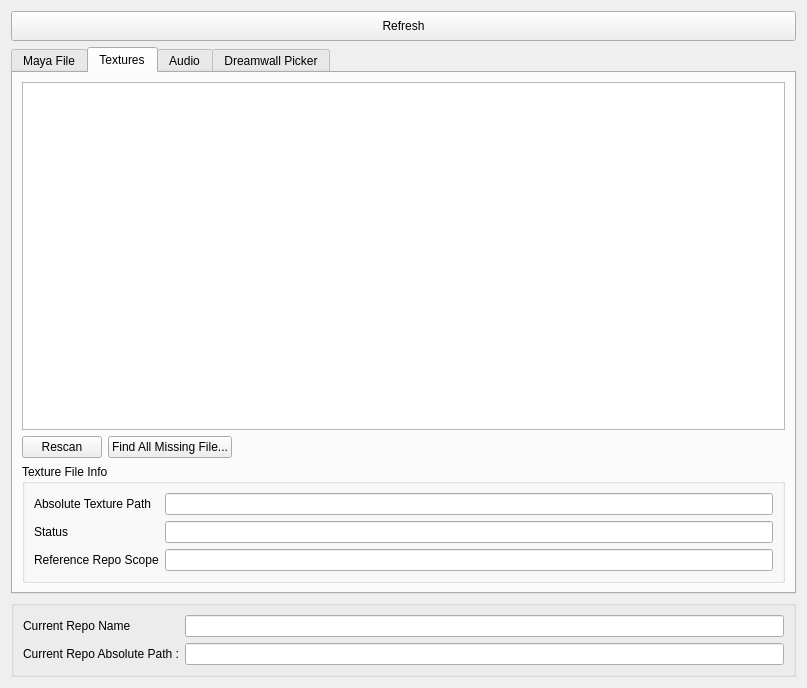
<?xml version="1.0" encoding="UTF-8"?>
<ui version="4.0">
 <class>Form</class>
 <widget class="QWidget" name="Form">
  <property name="geometry">
   <rect>
    <x>0</x>
    <y>0</y>
    <width>807</width>
    <height>688</height>
   </rect>
  </property>
  <property name="windowTitle">
   <string>Form</string>
  </property>
  <layout class="QGridLayout" name="gridLayout_4">
   <item row="2" column="0">
    <widget class="QGroupBox" name="groupBox_4">
     <property name="title">
      <string/>
     </property>
     <layout class="QGridLayout" name="gridLayout_10">
      <item row="0" column="0">
       <layout class="QGridLayout" name="gridLayout_2">
        <item row="0" column="0">
         <widget class="QLabel" name="label_10">
          <property name="text">
           <string>Current Repo Name</string>
          </property>
         </widget>
        </item>
        <item row="0" column="1">
         <widget class="QLineEdit" name="lineEdit_current_repo_name"/>
        </item>
        <item row="1" column="1">
         <widget class="QLineEdit" name="lineEdit_current_repo_path"/>
        </item>
        <item row="1" column="0">
         <widget class="QLabel" name="label_11">
          <property name="text">
           <string>Current Repo Absolute Path :</string>
          </property>
         </widget>
        </item>
       </layout>
      </item>
     </layout>
    </widget>
   </item>
   <item row="1" column="0">
    <widget class="QTabWidget" name="tabWidget">
     <property name="currentIndex">
      <number>1</number>
     </property>
     <widget class="QWidget" name="tab">
      <attribute name="title">
       <string>Maya File</string>
      </attribute>
      <layout class="QGridLayout" name="gridLayout_9">
       <item row="0" column="0">
        <widget class="QTableWidget" name="tableWidget_maya_reference_file">
         <property name="showGrid">
          <bool>false</bool>
         </property>
         <attribute name="verticalHeaderVisible">
          <bool>false</bool>
         </attribute>
        </widget>
       </item>
       <item row="1" column="0">
        <widget class="QGroupBox" name="groupBox_3">
         <property name="minimumSize">
          <size>
           <width>0</width>
           <height>50</height>
          </size>
         </property>
         <property name="title">
          <string/>
         </property>
         <layout class="QGridLayout" name="gridLayout_8">
          <item row="0" column="0">
           <layout class="QHBoxLayout" name="horizontalLayout">
            <item>
             <widget class="QPushButton" name="pushButton_load_selected_reference">
              <property name="sizePolicy">
               <sizepolicy hsizetype="Minimum" vsizetype="Minimum">
                <horstretch>0</horstretch>
                <verstretch>0</verstretch>
               </sizepolicy>
              </property>
              <property name="text">
               <string>Load</string>
              </property>
             </widget>
            </item>
            <item>
             <widget class="QPushButton" name="pushButton_unload_selected_reference">
              <property name="sizePolicy">
               <sizepolicy hsizetype="Minimum" vsizetype="Minimum">
                <horstretch>0</horstretch>
                <verstretch>0</verstretch>
               </sizepolicy>
              </property>
              <property name="text">
               <string>Unload</string>
              </property>
             </widget>
            </item>
            <item>
             <widget class="QPushButton" name="pushButton_reload_selected_reference">
              <property name="sizePolicy">
               <sizepolicy hsizetype="Minimum" vsizetype="Minimum">
                <horstretch>0</horstretch>
                <verstretch>0</verstretch>
               </sizepolicy>
              </property>
              <property name="text">
               <string>Reload</string>
              </property>
             </widget>
            </item>
            <item>
             <spacer name="horizontalSpacer">
              <property name="orientation">
               <enum>Qt::Horizontal</enum>
              </property>
              <property name="sizeHint" stdset="0">
               <size>
                <width>40</width>
                <height>20</height>
               </size>
              </property>
             </spacer>
            </item>
            <item>
             <widget class="QPushButton" name="pushButton_change_version">
              <property name="sizePolicy">
               <sizepolicy hsizetype="Minimum" vsizetype="Minimum">
                <horstretch>0</horstretch>
                <verstretch>0</verstretch>
               </sizepolicy>
              </property>
              <property name="text">
               <string>Change Version</string>
              </property>
             </widget>
            </item>
            <item>
             <widget class="QPushButton" name="pushButton_search_by_folder">
              <property name="sizePolicy">
               <sizepolicy hsizetype="Minimum" vsizetype="Minimum">
                <horstretch>0</horstretch>
                <verstretch>0</verstretch>
               </sizepolicy>
              </property>
              <property name="text">
               <string>Search Folder...</string>
              </property>
             </widget>
            </item>
            <item>
             <widget class="QPushButton" name="pushButton_change_reference_file">
              <property name="sizePolicy">
               <sizepolicy hsizetype="Minimum" vsizetype="Minimum">
                <horstretch>0</horstretch>
                <verstretch>0</verstretch>
               </sizepolicy>
              </property>
              <property name="text">
               <string>Change Reference File...</string>
              </property>
             </widget>
            </item>
            <item>
             <widget class="QPushButton" name="pushButton_auto_resolve">
              <property name="sizePolicy">
               <sizepolicy hsizetype="Minimum" vsizetype="Minimum">
                <horstretch>0</horstretch>
                <verstretch>0</verstretch>
               </sizepolicy>
              </property>
              <property name="text">
               <string>Auto Resolve</string>
              </property>
             </widget>
            </item>
           </layout>
          </item>
         </layout>
        </widget>
       </item>
       <item row="2" column="0">
        <widget class="QGroupBox" name="groupBox">
         <property name="title">
          <string>Reference File Info</string>
         </property>
         <layout class="QGridLayout" name="gridLayout_3">
          <item row="0" column="0">
           <layout class="QGridLayout" name="gridLayout">
            <item row="3" column="0">
             <widget class="QLabel" name="label_3">
              <property name="text">
               <string>Reference Repo Scope</string>
              </property>
             </widget>
            </item>
            <item row="1" column="0">
             <widget class="QLabel" name="label">
              <property name="text">
               <string>Absolute Reference Path</string>
              </property>
             </widget>
            </item>
            <item row="2" column="0">
             <widget class="QLabel" name="label_2">
              <property name="text">
               <string>Status</string>
              </property>
             </widget>
            </item>
            <item row="1" column="2">
             <widget class="QLineEdit" name="lineEdit_absolute_reference_path"/>
            </item>
            <item row="2" column="2">
             <widget class="QLineEdit" name="lineEdit_status_2"/>
            </item>
            <item row="4" column="2">
             <widget class="QLineEdit" name="lineEdit_current_version"/>
            </item>
            <item row="5" column="2">
             <widget class="QLineEdit" name="lineEdit_lastest_version"/>
            </item>
            <item row="3" column="2">
             <widget class="QLineEdit" name="lineEdit_reference_repo_scope_2"/>
            </item>
            <item row="0" column="2">
             <widget class="QLineEdit" name="lineEdit_reference_node"/>
            </item>
            <item row="0" column="0">
             <widget class="QLabel" name="label_6">
              <property name="text">
               <string>Reference Node</string>
              </property>
             </widget>
            </item>
            <item row="4" column="0">
             <widget class="QLabel" name="label_4">
              <property name="text">
               <string>Current Version</string>
              </property>
             </widget>
            </item>
            <item row="5" column="0">
             <widget class="QLabel" name="label_5">
              <property name="text">
               <string>Lastest Version</string>
              </property>
             </widget>
            </item>
           </layout>
          </item>
         </layout>
        </widget>
       </item>
      </layout>
     </widget>
     <widget class="QWidget" name="tab_2">
      <attribute name="title">
       <string>Textures</string>
      </attribute>
      <layout class="QGridLayout" name="gridLayout_7">
       <item row="0" column="0">
        <widget class="QTableWidget" name="tableWidget_textures">
         <property name="showGrid">
          <bool>false</bool>
         </property>
         <attribute name="verticalHeaderVisible">
          <bool>false</bool>
         </attribute>
        </widget>
       </item>
       <item row="1" column="0">
        <layout class="QHBoxLayout" name="horizontalLayout_2">
         <item>
          <widget class="QPushButton" name="pushButton_rescan_texture">
           <property name="text">
            <string>Rescan</string>
           </property>
          </widget>
         </item>
         <item>
          <widget class="QPushButton" name="pushButton_find_all_missing_texture">
           <property name="text">
            <string>Find All Missing File...</string>
           </property>
          </widget>
         </item>
         <item>
          <spacer name="horizontalSpacer_2">
           <property name="orientation">
            <enum>Qt::Horizontal</enum>
           </property>
           <property name="sizeHint" stdset="0">
            <size>
             <width>40</width>
             <height>20</height>
            </size>
           </property>
          </spacer>
         </item>
        </layout>
       </item>
       <item row="2" column="0">
        <widget class="QGroupBox" name="groupBox_2">
         <property name="title">
          <string>Texture File Info</string>
         </property>
         <layout class="QGridLayout" name="gridLayout_5">
          <item row="0" column="0">
           <layout class="QGridLayout" name="gridLayout_6">
            <item row="1" column="0">
             <widget class="QLabel" name="label_9">
              <property name="text">
               <string>Status</string>
              </property>
             </widget>
            </item>
            <item row="2" column="0">
             <widget class="QLabel" name="label_7">
              <property name="text">
               <string>Reference Repo Scope</string>
              </property>
             </widget>
            </item>
            <item row="0" column="0">
             <widget class="QLabel" name="label_8">
              <property name="text">
               <string>Absolute Texture Path</string>
              </property>
             </widget>
            </item>
            <item row="1" column="1">
             <widget class="QLineEdit" name="lineEdit_status"/>
            </item>
            <item row="0" column="1">
             <widget class="QLineEdit" name="lineEdit_absolute_texture_path">
              <property name="text">
               <string/>
              </property>
             </widget>
            </item>
            <item row="2" column="1">
             <widget class="QLineEdit" name="lineEdit_reference_repo_scope"/>
            </item>
           </layout>
          </item>
         </layout>
        </widget>
       </item>
      </layout>
     </widget>
     <widget class="QWidget" name="tab_3">
      <attribute name="title">
       <string>Audio</string>
      </attribute>
      <layout class="QGridLayout" name="gridLayout_13">
       <item row="0" column="0">
        <widget class="QTableWidget" name="tableWidget_audio">
         <property name="showGrid">
          <bool>false</bool>
         </property>
         <attribute name="verticalHeaderVisible">
          <bool>false</bool>
         </attribute>
        </widget>
       </item>
       <item row="1" column="0">
        <layout class="QHBoxLayout" name="horizontalLayout_3">
         <item>
          <widget class="QPushButton" name="pushButton_rescan_audio">
           <property name="text">
            <string>Auto Resolve</string>
           </property>
          </widget>
         </item>
         <item>
          <widget class="QPushButton" name="pushButton_change_audio_path">
           <property name="text">
            <string>Change Audio Path</string>
           </property>
          </widget>
         </item>
         <item>
          <spacer name="horizontalSpacer_3">
           <property name="orientation">
            <enum>Qt::Horizontal</enum>
           </property>
           <property name="sizeHint" stdset="0">
            <size>
             <width>40</width>
             <height>20</height>
            </size>
           </property>
          </spacer>
         </item>
        </layout>
       </item>
       <item row="2" column="0">
        <widget class="QGroupBox" name="groupBox_5">
         <property name="title">
          <string>Audio File Info</string>
         </property>
         <layout class="QGridLayout" name="gridLayout_11">
          <item row="0" column="0">
           <layout class="QGridLayout" name="gridLayout_12">
            <item row="1" column="0">
             <widget class="QLabel" name="label_12">
              <property name="text">
               <string>Status</string>
              </property>
             </widget>
            </item>
            <item row="2" column="0">
             <widget class="QLabel" name="label_13">
              <property name="text">
               <string>Reference Repo Scope</string>
              </property>
             </widget>
            </item>
            <item row="0" column="0">
             <widget class="QLabel" name="label_14">
              <property name="text">
               <string>Absolute Texture Path</string>
              </property>
             </widget>
            </item>
            <item row="1" column="1">
             <widget class="QLineEdit" name="lineEdit_audio_status"/>
            </item>
            <item row="0" column="1">
             <widget class="QLineEdit" name="lineEdit_absolute_audio_path">
              <property name="text">
               <string/>
              </property>
             </widget>
            </item>
            <item row="2" column="1">
             <widget class="QLineEdit" name="lineEdit_audio_repo_scope"/>
            </item>
           </layout>
          </item>
         </layout>
        </widget>
       </item>
      </layout>
     </widget>
     <widget class="QWidget" name="tab_4">
      <attribute name="title">
       <string>Dreamwall Picker</string>
      </attribute>
      <layout class="QGridLayout" name="gridLayout_14">
       <item row="0" column="0">
        <widget class="QTableWidget" name="tableWidget_dreamwall_picker">
         <property name="showGrid">
          <bool>false</bool>
         </property>
         <attribute name="verticalHeaderVisible">
          <bool>false</bool>
         </attribute>
        </widget>
       </item>
       <item row="1" column="0">
        <layout class="QHBoxLayout" name="horizontalLayout_4">
         <item>
          <widget class="QPushButton" name="pushButton_unload_picker">
           <property name="text">
            <string>Unload</string>
           </property>
          </widget>
         </item>
         <item>
          <widget class="QPushButton" name="pushButton_change_picker_path">
           <property name="text">
            <string>Change Path...</string>
           </property>
          </widget>
         </item>
         <item>
          <spacer name="horizontalSpacer_4">
           <property name="orientation">
            <enum>Qt::Horizontal</enum>
           </property>
           <property name="sizeHint" stdset="0">
            <size>
             <width>40</width>
             <height>20</height>
            </size>
           </property>
          </spacer>
         </item>
         <item>
          <widget class="QPushButton" name="pushButton_auto_load_picker">
           <property name="text">
            <string>Auto Load Picker</string>
           </property>
          </widget>
         </item>
        </layout>
       </item>
       <item row="2" column="0">
        <widget class="QLabel" name="label_picker_path">
         <property name="text">
          <string>TextLabel</string>
         </property>
        </widget>
       </item>
       <item row="3" column="0">
        <widget class="QLabel" name="label_picker_image_source_path">
         <property name="text">
          <string>TextLabel</string>
         </property>
        </widget>
       </item>
      </layout>
     </widget>
    </widget>
   </item>
   <item row="0" column="0">
    <widget class="QPushButton" name="pushButton_refresh_status">
     <property name="minimumSize">
      <size>
       <width>0</width>
       <height>30</height>
      </size>
     </property>
     <property name="text">
      <string>Refresh</string>
     </property>
    </widget>
   </item>
  </layout>
 </widget>
 <resources/>
 <connections/>
</ui>
